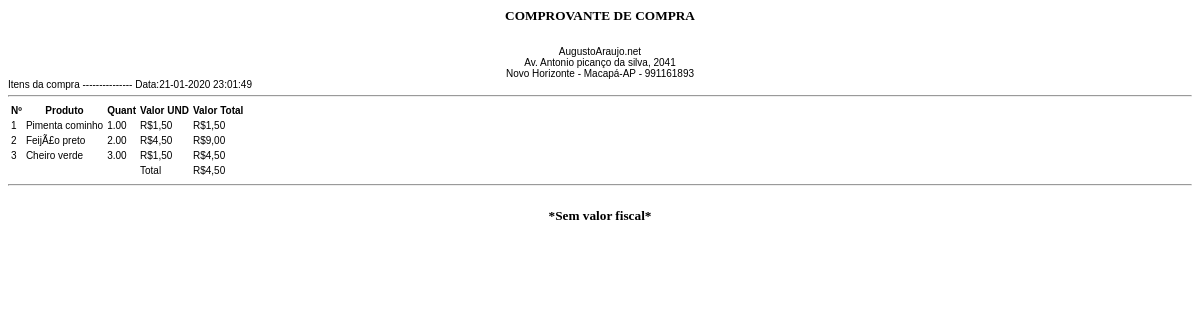
The app's page /imprimir-comprovante.php?id=02122019161248, older data.
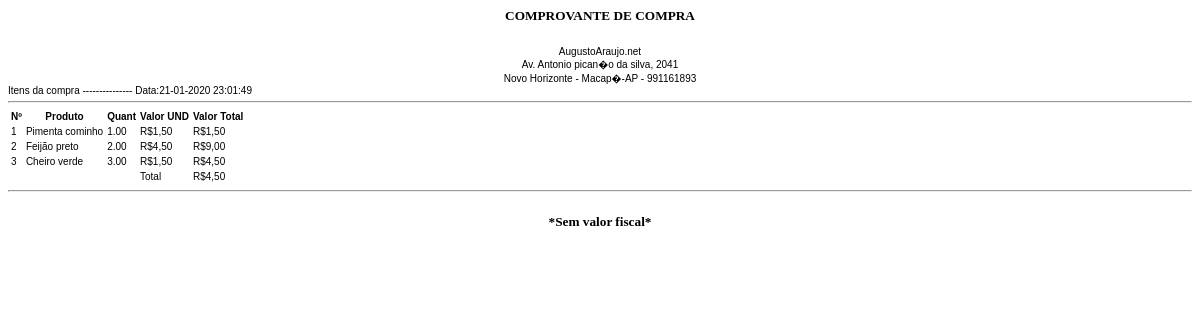
The same page, newer data.
### tables this page shows
CREATE TABLE IF NOT EXISTS `empresa` (
  `id_empresa` int(1) NOT NULL PRIMARY KEY AUTO_INCREMENT,
  `nome_empresa` varchar(100) NOT NULL,
  `cpf_cnpj` varchar(20) NOT NULL,
  `endereco_empresa` varchar(255) NOT NULL,
  `bairro_empresa` varchar(100) NOT NULL,
  `cidade_empresa` varchar(100) NOT NULL,
  `uf_empresa` varchar(2) NOT NULL,
  `contato_empresa` varchar(20) NOT NULL
);

CREATE TABLE IF NOT EXISTS `vendas` (
`id` int(255) NOT NULL PRIMARY KEY AUTO_INCREMENT,
  `id_venda` varchar(255) NOT NULL,
  `codigobarra` varchar(255) NOT NULL,
  `nome_produto` varchar(255) NOT NULL,
  `quantidade_produto` decimal(10,2) NOT NULL,
  `valor_produto` decimal(10,2) NOT NULL,
  `valor_total_produto` decimal(10,2) NOT NULL,
  `id_usuario` int(255) NOT NULL,
  `data_venda` date NOT NULL,
  `caixa_venda` int(255) NOT NULL,
  `situacao` varchar(50) NOT NULL
);

### funcoes.php (called while the page is built, shortened)
<?php
function Real($valor){ if($valor==true){ return number_format($valor,2,',','.');} else { return '0,00';}};
?>

### imprimir-comprovante.php (the view, shortened to what this page needs)
<?php
include('funcoes.php');
$sql_emp = mysql_query("SELECT * FROM empresa WHERE id_empresa=1") or die (mysql_error());
$dados_emp = mysql_fetch_array($sql_emp);
$sql = mysql_query("SELECT * FROM vendas WHERE id_venda='".$_GET['id']."'") or die (mysql_error());
?>
<?php
echo '
<h5><center>COMPROVANTE DE COMPRA</center></h5>
<div style="font-size:10px; font-family:Arial, sans-serif;">
<center>'.$dados_emp['nome_empresa'].'<br>'.$dados_emp['endereco_empresa'].'<br>'.$dados_emp['bairro_empresa'].' -
'.$dados_emp['cidade_empresa'].'-'.$dados_emp['uf_empresa'].' - '.$dados_emp['contato_empresa'].'</center>
<div>Itens da compra --------------- Data:'.date('d-m-Y H:m:s').'</div><hr>
<table class="table table-hover text-center" style="font-size:10px; font-family:Arial, sans-serif;">
	<thead>
	<tr>
		<th>Nº</th>
		<th>Produto</th>
		<th>Quant</th>
		<th>Valor UND</th>
		<th>Valor Total</th>
	</tr>
	<thead>
	<tbody>';
	$item = 1;
	$total = 0;
	while($dados = mysql_fetch_array($sql)){
	echo'
		<tr>
			<td>'.$item.'</td>
			<td>'.substr($dados['nome_produto'],0,18).'</td>
			<td>'.$dados['quantidade_produto'].'</td>
			<td>R$'.Real($dados['valor_produto']).'</td>
			<td>R$'.Real($dados['valor_total_produto']).'</td>
		</tr>';
	$item++;
	$total = $dados['valor_total_produto'];}
	echo'
	<tr>
		<td></td>
		<td></td>
		<td></td>
		<td>Total</td>
		<td>R$'.Real($total).'</td>
	</tr>
	</tbody>
</table>
<hr>
</div>
<h5><center>*Sem valor fiscal*</center></h5>';
?>

Row changes from the older to the newer data that the page shows:
changed empresa "AugustoAraujo.net": endereco_empresa "Av. Antonio picanço da silva, 2041" → "Av. Antonio pican�o da silva, 2041"; cidade_empresa "Macapá" → "Macap�"
changed vendas: nome_produto "FeijÃ£o preto" → "Feijão preto"
